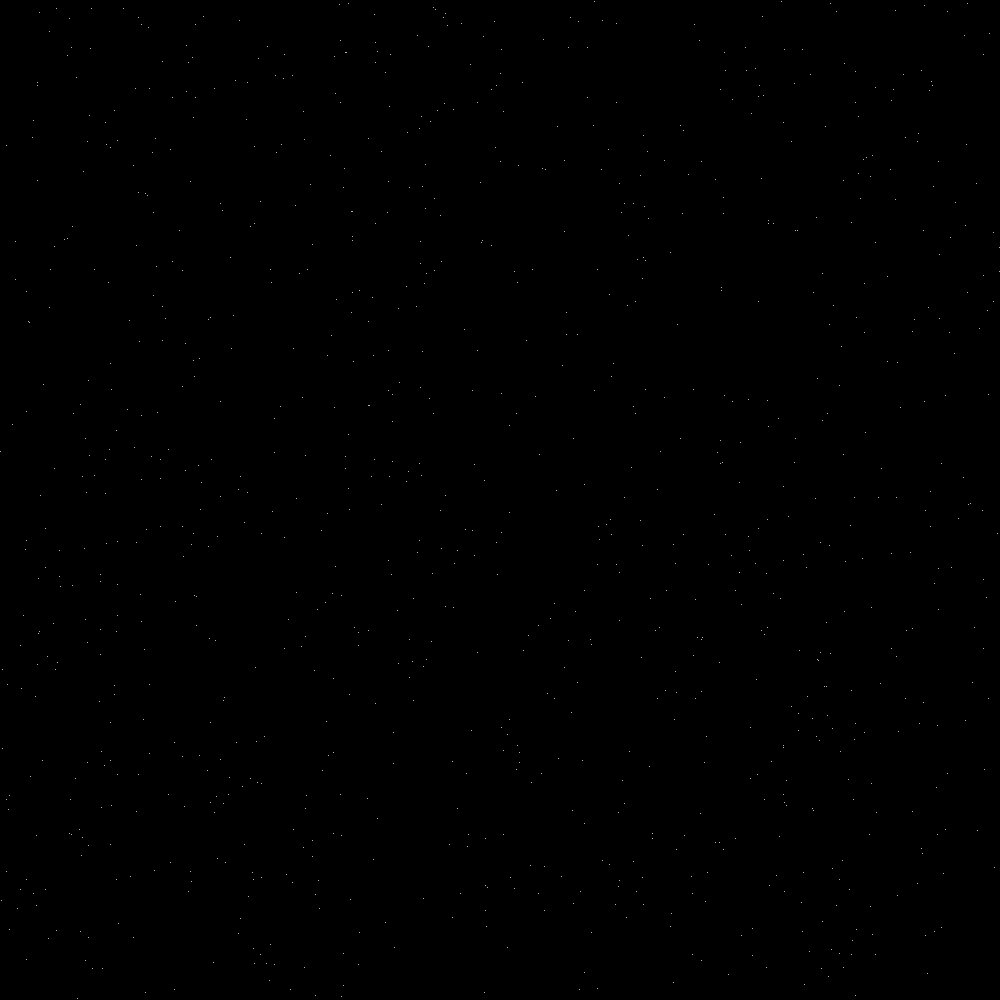
Frame 1 (no input)
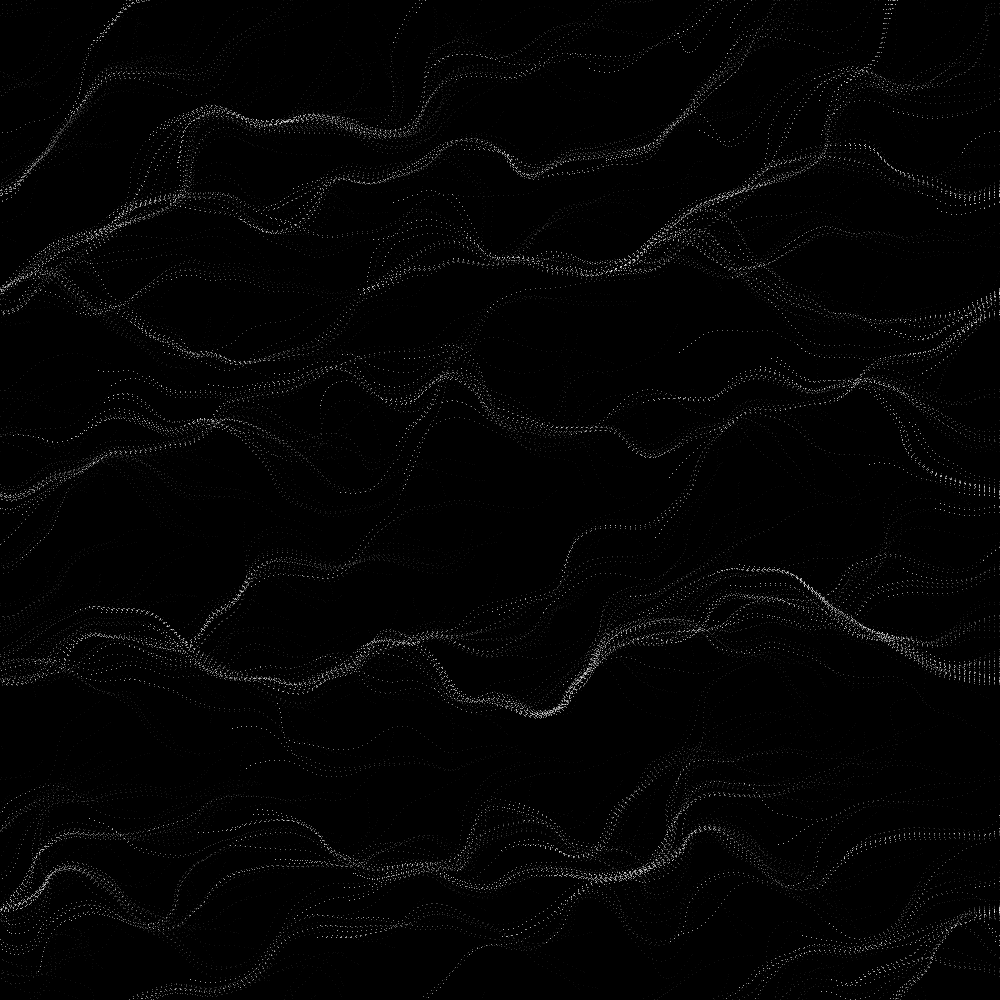
Frame 60 (the mouse pressed at the canvas centre just before this capture)
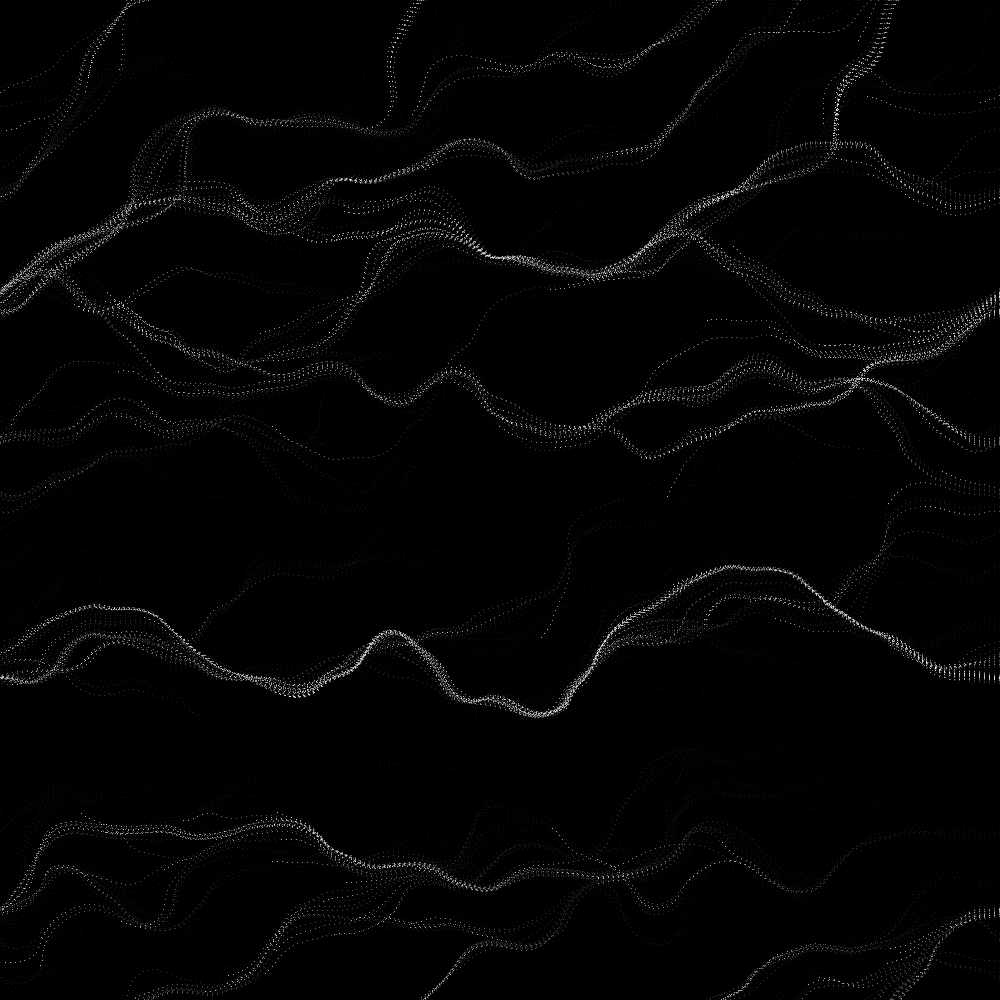
Frame 120 (the mouse held since frame 60 and released just before this capture)

The Processing sketch that drew these frames (run headless with seeded random() and noise(); from frame 60 on, the mouse is pressed at the canvas centre):

// Processing sketch: flow_field
// ── flow_field.pde
Flow f;
void setup(){
  size(1000,1000);
  background(0);
  w = width*1.0/cols;
  h = height*1.0/rows;
  f = new Flow();
  strokeWeight(1);
  stroke(255);
  fill(0,12);
}

void draw(){
  rect(-50,-50,width+100,height+100);
  f.update();
}
// ── Field.pde
int rows = 50;
float w;//defined in setup
int cols = 50;
float h;//defined in setup
float mult = 1;
class Field{
  PVector[][] field = new PVector[rows][cols];
  float pshift = .5;
  Field(){
    for(int y = 0;y<rows;y++)
      for(int x = 0;x<cols;x++){
        field[y][x] = new PVector(1,0);
        field[y][x].rotate(TWO_PI*noise(pshift*x,pshift*y));
        field[y][x].mult(mult);
      }
  }
  
  //void show(){
  //  for(int x = floor(w);x<=width;x+=w)
  //    line(x,0,x,height);
  //  for(int y = floor(h);y<=height;y+=h)
  //    line(0,y,width,y);
  //  for(int y = 0;y<rows;y++)
  //    for(int x = 0;x<cols;x++){
  //      println("X: "+x+", y: "+y);
  //      PVector init = new PVector(x*w+w/2,y*h+h/2);
  //      PVector ext = new PVector(field[y][x].x,field[y][x].y);
  //      ext.normalize();
  //      ext.mult(w/2);
  //      PVector fin = new PVector(init.x,init.y);
  //      fin.add(ext);
  //      line(init.x,init.y,fin.x,fin.y);
  //    }
  //  println("field showed");
  //}
  
  
}
// ── Flow.pde
class Flow{
  Field f;
  Particle[] particles;
  Flow(){
    f = new Field();
    particles = new Particle[1000];
    for(int i = 0;i<particles.length;i++){
      particles[i] = new Particle(random(width),random(height));
    }
  }
  void update(){
    for(int i = 0;i<particles.length;i++){
      Particle p = particles[i];
      int x = floor(p.p.x/w);
      int y = floor(p.p.y/h);
      //println(i+" "+p.p.x+", "+p.p.y);
      //println(i+" "+x+", "+y);
      p.force(f.field[y][x]);
      p.update();
    }
  }
}
// ── Particle.pde
int vmax = 5;
class Particle{
  PVector p,v,a;
  Particle(float x,float y){
    p = new PVector(x,y);
    v = new PVector();
    a = new PVector();
  }
  void force(PVector force){
    a = force.copy();
  }
  void show(){
    point(p.x,p.y);
  }
  
  void bounds(){
    if(p.x<0)
      p.x=width-1;
    if(p.x>=width)
      p.x = 0;
    
    if(p.y<=0)
      p.y = height-1;
    if(p.y>=height)
      p.y = 0;
  }
  
  void update(){
    
    v.add(a);
    v.limit(vmax);
    p.add(v);
    bounds();
    show();
  }
}
